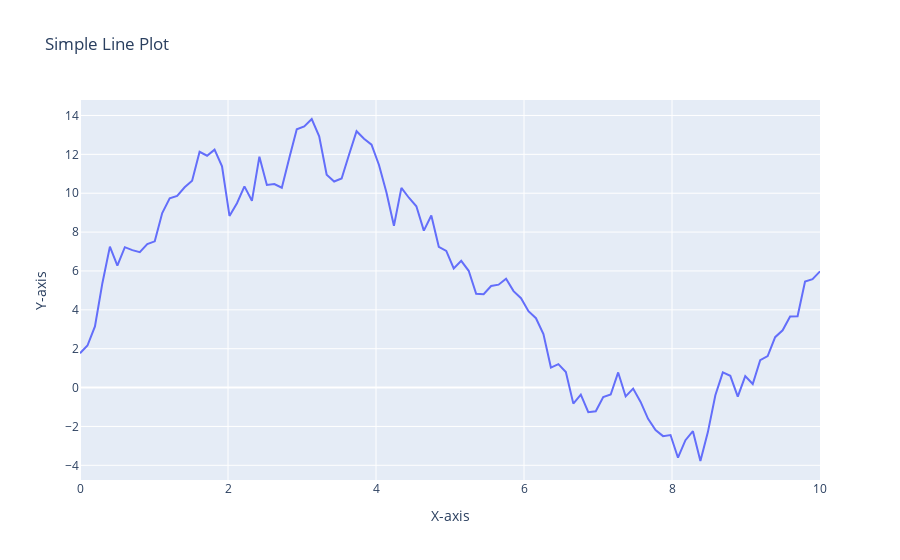

The cell this chart's notebook holds for it:
### Code cell
"""Q20. Using Plotly, create a basic line plot of a randomly generated dataset, label the axes, and set the title as
'Simple Line Plot'"""

import numpy as np
import plotly.graph_objects as go

# Generate random dataset
np.random.seed(0)  # For reproducibility
x = np.linspace(0, 10, 100)
y = np.random.randn(100).cumsum()

# Create a line plot
fig = go.Figure()

fig.add_trace(go.Scatter(x=x, y=y, mode='lines', name='Random Data'))

# Label the axes
fig.update_layout(
    title='Simple Line Plot',
    xaxis_title='X-axis',
    yaxis_title='Y-axis'
)

# Show the plot
fig.show()
